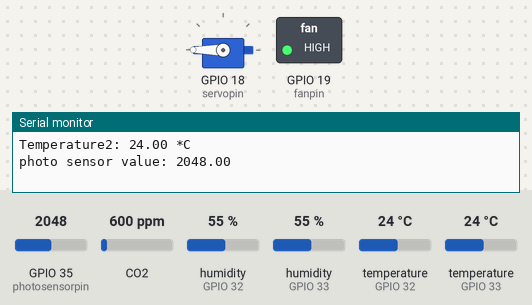
The sketch below on a simulated ESP32. On the bench: servo, switched loads named in the sketch (green lamp = pin HIGH), the last lines printed to the serial monitor. The test bench sets the inputs (shaded band); at power-on: GPIO 35 (photosensorpin) = 2048, CO2 600 ppm, humidity (sensors on GPIO 32, GPIO 33) 55 %, temperature (sensors on GPIO 32, GPIO 33) 24 °C. WiFi joins after 1.5 s; servers stay silent unless stated; web services answer with replies made up by the test bench.

Above: at 2.7 s.
2.8 s: GPIO 35 (photosensorpin) set to 1044
4.3 s: GPIO 35 (photosensorpin) set to 931
At 4.9 s:
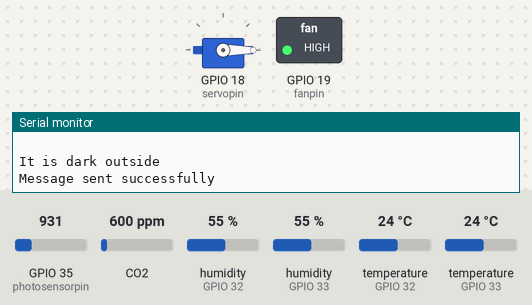
10.0 s: GPIO 35 (photosensorpin) set to 1040
At 10.7 s:
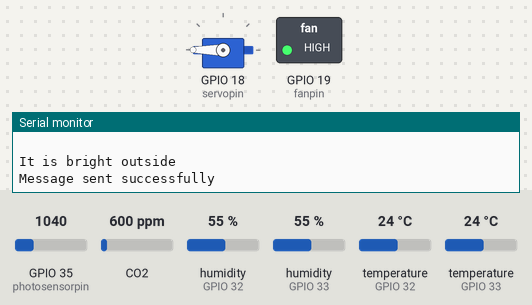
11.7 s: GPIO 35 (photosensorpin) set to 960
At 13.4 s:
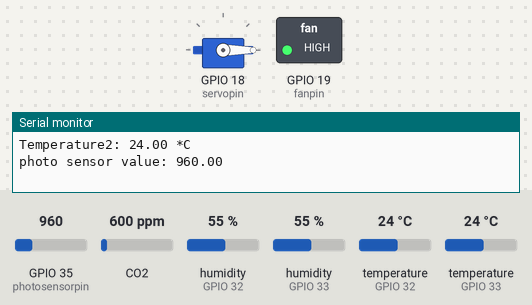
Timing chart, 0 to 14.4 s (numbered marks = the images above; inputs shaded):
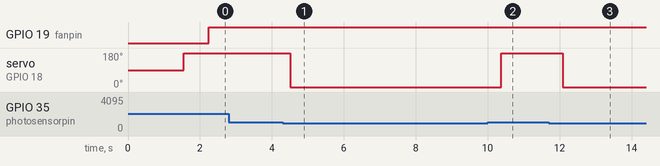

The sketch:

sketch_mar5a.ino
```cpp
#include <DHT.h>
#include <DHT_U.h>
#include <Arduino.h>
#include <ESP32Servo.h>
#include <WiFi.h>
#include <HTTPClient.h>
#include <UrlEncode.h>
#include <MQ135.h>

#define DHTPIN 32
#define DHTPIN2 33
#define DHTTYPE DHT11
const int photosensorpin = 35;
int servopin = 18;
int fanpin = 19;
int gaspin = 34;
float photosensor;

bool DHTbroke = false;
bool DHT2broke = false;
bool Photobroke = false;
bool MQbroke = false;
bool TempERR = true;
bool PhotoERR = true;
bool CO2ERR = false;

DHT dht(DHTPIN, DHTTYPE);
DHT dht2(DHTPIN2, DHTTYPE);
Servo Servo1;

const char* ssid = "OPPO Reno6";
const char* password = "12345678";

String phoneNumber = "+201270964567";
String apiKey = "8420344";

void sendMessage(String message){

  // Data to send with HTTP POST
  String url = "https://api.callmebot.com/whatsapp.php?phone=" + phoneNumber + "&apikey=" + apiKey + "&text=" + urlEncode(message);
  HTTPClient http;
  http.begin(url);

  // Specify content-type header
  http.addHeader("Content-Type", "application/x-www-form-urlencoded");

  // Send HTTP POST request
  int httpResponseCode = http.POST(url);
  if (httpResponseCode == 200){
    Serial.println("Message sent successfully");
  }
  else{
    Serial.println("Error sending the message");
    Serial.print("HTTP response code: ");
    Serial.println(httpResponseCode);
  }

  // Free resources
  http.end();
}

void setup() {
  Serial.begin(115200);
  Serial.println("DHT11 test!");
  pinMode(fanpin, OUTPUT);
  pinMode(servopin, OUTPUT);
  dht.begin();
  dht2.begin();
  Servo1.attach(servopin);
  WiFi.begin(ssid, password);
  Serial.println("Connecting");
  while(WiFi.status() != WL_CONNECTED) {
    delay(500);
    Serial.print(".");
  }
  Serial.println("");
  Serial.print("Connected to WiFi network with IP Address: ");
  Serial.println(WiFi.localIP());

}

void loop() {
  float humidity = dht.readHumidity();
  float temperature = dht.readTemperature();
  float humidity2 = dht2.readHumidity();
  float temperature2 = dht2.readTemperature();
  photosensor = analogRead(photosensorpin); //Get the value of light
  MQ135 gasSensor = MQ135(gaspin);
  float ppm = gasSensor.getResistance();


  if ((isnan(humidity) || isnan(temperature))&& DHTbroke == false) {
    Serial.println("Failed to read from DHT sensor!"); //Check for DHT error
    DHTbroke == true;
    sendMessage("Failed to read from DHT sensor!");
    return;
  }
  else{
    DHTbroke == false;
  }
  if ((isnan(humidity2) || isnan(temperature2))&& DHT2broke == false) {
    Serial.println("Failed to read from DHT sensor 2!"); //Check for DHT error
    DHT2broke == true;
    sendMessage("Failed to read from DHT sensor 2!");
    return;
  }
  else{
    DHT2broke == false;
  }

  if (isnan(photosensor) && Photobroke == false) {
    Serial.println("Photoresistor Error!");
    sendMessage("Photoresistor Error!");
    return;
  }
  else{
    Photobroke == false;
  }

  if (isnan(ppm) && MQbroke == false) {
    Serial.println("Failed to read from MQ-135 sensor");
    sendMessage("Failed to read from MQ-135 sensor");
    return;
  }
  else{
    MQbroke == false;
  }

  if(temperature2 < temperature-3 && TempERR == true){
    Serial.println("The temperature inside the building is succesfully less than 3*C than the outside");
    sendMessage("The temperature inside the building is succesfully less than 3*C than the outside");
    TempERR = false;
  }
  else if (temperature2 > temperature-3 && TempERR == false){
    Serial.println("The temperature inside the building not less than 3*C than the outside");
    sendMessage("The temperature inside the building not less than 3*C than the outside");
    TempERR = true;
  }

  if(photosensor>1000 && PhotoERR == true){
    Servo1.write(180);
    Serial.println("It is bright outside");
    sendMessage("It is bright outside");
    PhotoERR = false;
    delay(500);
  }
  else if (photosensor<1000 && PhotoERR == false){
    Servo1.write(0);
    Serial.println("It is dark outside");
    sendMessage("It is dark outside");
    PhotoERR = true;
    delay(500);
  }
  if(ppm>700 && CO2ERR == true){
    digitalWrite(fanpin, LOW);
    Serial.println("CO2 concentration is above 700ppm");
    sendMessage("CO2 concentration is above 700ppm");
    CO2ERR = false;
  }
  else if (ppm<700 && CO2ERR == false){
    digitalWrite(fanpin, HIGH);
    Serial.println("CO2 concentration is below 700ppm");
    sendMessage("CO2 concentration is below 700ppm");
    CO2ERR = true;
  }

  Serial.print ("ppm: ");
  Serial.println (ppm);

  Serial.print("Temperature: ");
  Serial.print(temperature);
  Serial.println(" *C");
  Serial.print("Temperature2: ");
  Serial.print(temperature2);
  Serial.println(" *C");
  Serial.print("photo sensor value: ");
  Serial.println(photosensor);
  Serial.println(" ");

  delay(500);
}
```

Measured:
- the behaviour switches between 1000 and 999 on GPIO 35 (photosensorpin) (found by bisection; images 0 and 1)
- after the input at 4.3 s, servo on GPIO 18 (servopin): 180° → 0° after 0.21 s
- after the input at 10.0 s, servo on GPIO 18 (servopin): 0° → 180° after 0.38 s
- after the input at 11.7 s, servo on GPIO 18 (servopin): 180° → 0° after 0.39 s
